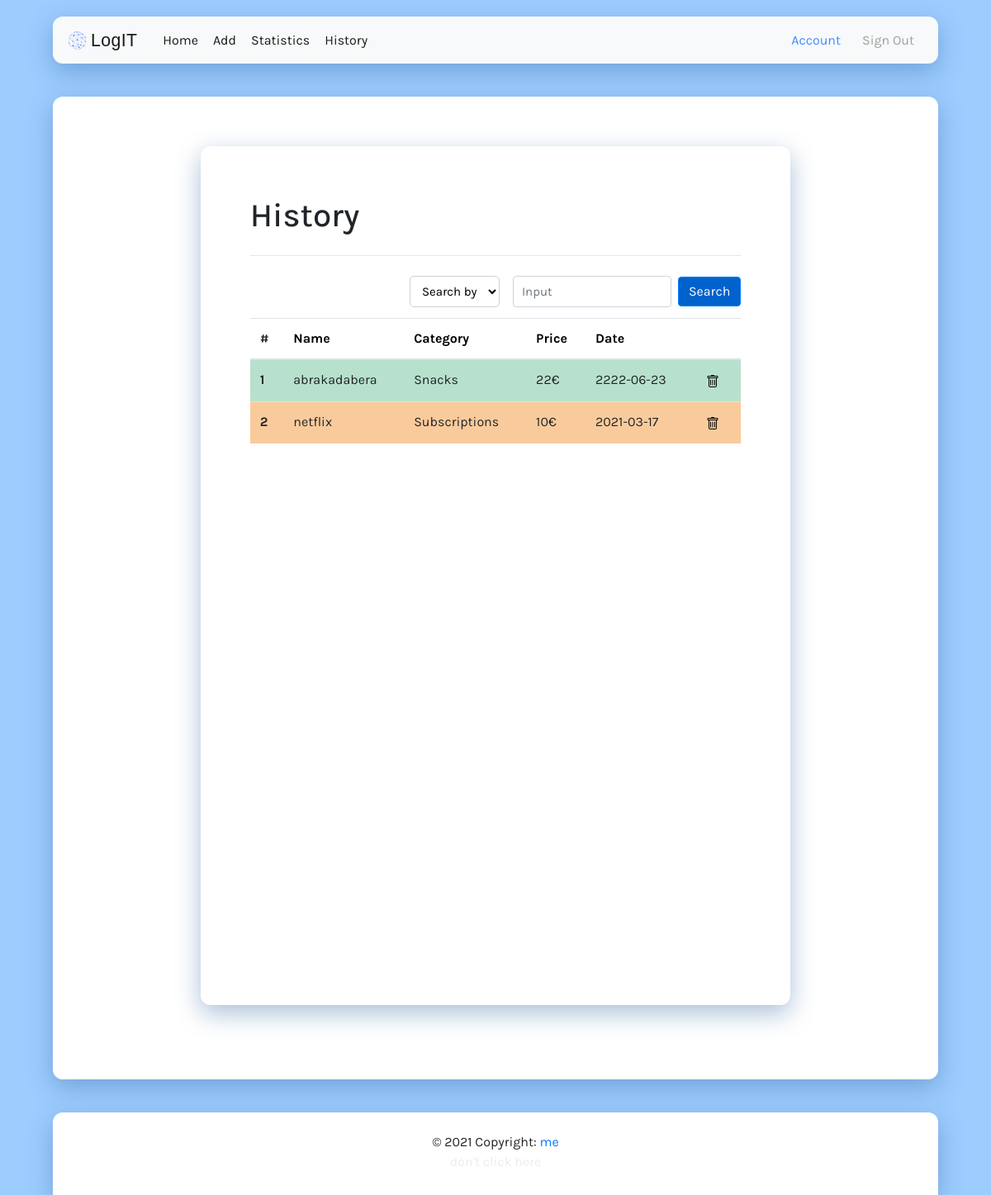
The page /history (signed in) on the database its author committed.
### tables this page shows
CREATE TABLE 'expenses' ('id' integer PRIMARY KEY AUTOINCREMENT NOT NULL, 'user_id' integer, 'type_id' integer,'Name' text,'Price' integer,'Date' date, 'color' text,'Type' text);

### application.py (the view, shortened to what this page needs)
@app.route("/history", methods=["GET", "POST"])
@login_required
def history():
    global order_num
    deep_search = False
    search_name = None
    search_type = None
    delete = None
    row_count = None
    today = date.today()
    sort_type = request.args.get('type')
    order = ["", "DESC", "ASC"]
    types = db.execute("SELECT * FROM types")
    if delete:
        db.execute(f"DELETE FROM expenses WHERE id={delete}")
        delete = None
        return redirect("/history")
    if deep_search and search_name and search_type != 'Price' and search_type != None:
        rows = db.execute(f"SELECT * FROM expenses WHERE {search_type} LIKE '%{search_name}%' AND user_id = ?", session["user_id"])
    elif deep_search and search_name and search_type != None:
        rows = db.execute(f"SELECT * FROM expenses WHERE {search_type} = '{search_name}' AND user_id = ?", session["user_id"])
    elif sort_type:
        rows = db.execute(f"SELECT * FROM expenses WHERE user_id = ? ORDER BY {sort_type} {order[order_num]}", session["user_id"])
        order_num *= -1
    else:
        rows = db.execute(f"SELECT * FROM expenses WHERE user_id = ? ORDER BY Date DESC", session["user_id"])
        order_num *= -1
    row_count = len(rows) * 20 + 1000
    row_count_mobile = len(rows) * 50 + 900
    if search_type == 'Type':
        search_type = 'Category'
    return render_template("history.html", rows=rows, types=types, search_type=search_type, row_count=row_count, row_count_mobile=row_count_mobile, today=today, currency=get_user_currency(), delete=delete)

### application.py (called while the page is built)
@app.after_request
def after_request(response):
    response.headers["Cache-Control"] = "no-cache, no-store, must-revalidate"
    response.headers["Expires"] = 0
    response.headers["Pragma"] = "no-cache"
    return response

@app.before_request
def make_session_permanent():
    session.permanent = True

def get_user_currency():
    return db.execute("SELECT * FROM users WHERE id = ?", session["user_id"])[0]["currency"]

### helpers.py (called while the page is built)
def login_required(f):
    @wraps(f)
    def decorated_function(*args, **kwargs):
        if session.get("user_id") is None:
            return redirect("/login")
        return f(*args, **kwargs)
    return decorated_function

### templates/history.html (shortened to what this page needs)
{% extends "layout.html" %}
{% block main %}
<div class="container-fluid history-container">
    <div class="row justify-content-center">
        <div class="col-12 col-lg-10 col-xl-8 mx-auto container-fluid history-box">
            <h1 class="mb-4 page-title">History</h1>
            <hr class="my-4" />
            <form class="form-inline float-sm-right" method="post">
                  <div class="mx-sm-2 input-group mb-2">
                        <select class="form-select dropdown" aria-label="Default select example" name="type" required onchange="this.form.submit()">
                            {% if search_type %}
                                <option selected class="search_type">{{ search_type }}</option>
                                <option disabled class="search_type">Search by</option>
                            {% else %}
                                <option selected disabled class="search_type">Search by</option>
                            {% endif %}
                        </select>
                  </div>
                  <div class="mx-sm-2 input-group mb-2">
                        {% if search_type == 'Name' %}
                            <input type="input" name="input" class="form-control" id="input" placeholder="{{ search_type }}" autocomplete="off">
                        {% elif search_type == 'Price' %}
                            <input type="input" name="input" class="form-control price-input" id="input" placeholder="{{ search_type }}" autocomplete="off">
                            <span class="input-group-text money-symbol">{{ currency }}</span>
                        {% elif search_type == 'Date' %}
                            <input type="date" id="date" name="input" max="{{ today }}" class="form-control" required>
                        {% else %}
                            <input type="input" name="input" class="form-control" id="input" placeholder="Input" autocomplete="off">
                        {% endif %}
                  </div>
                  <button type="submit" class="btn btn-primary mb-2 save-btn">Search</button>
            </form>
            <div class="table-container">
                <table class="table table-hover" id="history-table" style="overflow-x:scroll">
                    <thead>
                        <tr>
                            <th scope="col">#</th>
                            <th scope="col"><a href="{{url_for('history', type='Name')}}" style="color: black">Name</a></th>
                            <th scope="col"><a href="{{url_for('history', type='Type')}}" style="color: black">Category</a></th>
                            <th scope="col"><a href="{{url_for('history', type='Price')}}" style="color: black">Price</a></th>
                            <th scope="col"><a href="{{url_for('history', type='Date')}}" style="color: black">Date</a></th>
                            <th></th>
                        </tr>
                    </thead>
                    <tbody>
                        {% for row in rows %}
                            <tr style="background-color: {{ row.color }}">
                                <th scope="row">{{ loop.index }}</th>
                                <td>{{ row.Name }}</td>
                                <td>{{ row.Type }}</td>
                                {% if currency == '$' %}
                                    <td>{{ currency }}{{ row.Price }}</td>
                                {% else %}
                                    <td>{{ row.Price }}{{ currency }}</td>
                                {% endif %}
                                <td>{{ row.Date }}</td>
                                <td>
                                    <form action="/history?delete={{ row.id }}" method="post">
                                        <button class="delete-btn" name="delete" value="delete" type="sumbit">
                                        </button>
                                    </form>
                                </td>
                            </tr>
                        {% endfor %}
                     </tbody>
                </table>
            </div>
        </div>
    </div>
</div>
{% endblock %}

### static/styles/styles.css (style rules this page uses)
body { font-family: "Karla", sans-serif; background-color: #9dccff; min-height: 100vh; margin-left: 4rem; margin-right: 4rem; }
.btn { padding-top: 5px; padding-bottom: 5px; }
.container-fluid { height: 900px; background-color: white; border-radius: 12px; box-shadow: 0 10px 30px 0 rgba(57, 108, 163, 0.43); margin-bottom: 2.5rem; }
.save-btn { background-color: #0062cc; }
.save-btn { margin-bottom: 10px; }
.form-control { font-size: 15px; padding: 18px 10px; }
.dropdown { width: 100%; font-size: 15px; padding: 8px 10px; border-radius: 5px; border-color: #d0d0d0; }
.delete-btn { background: transparent; border: 0; }
.dropdown { background-color: white; }
.form-inline { margin-bottom: 5px; }
.history-box { overflow-y: auto; }

### rows shown on the page
expenses: Name "abrakadabera", Type "Snacks", Price "22", currency "€", Date "2222-06-23"
expenses: Name "netflix", Type "Subscriptions", Price "10", currency "€", Date "2021-03-17"
